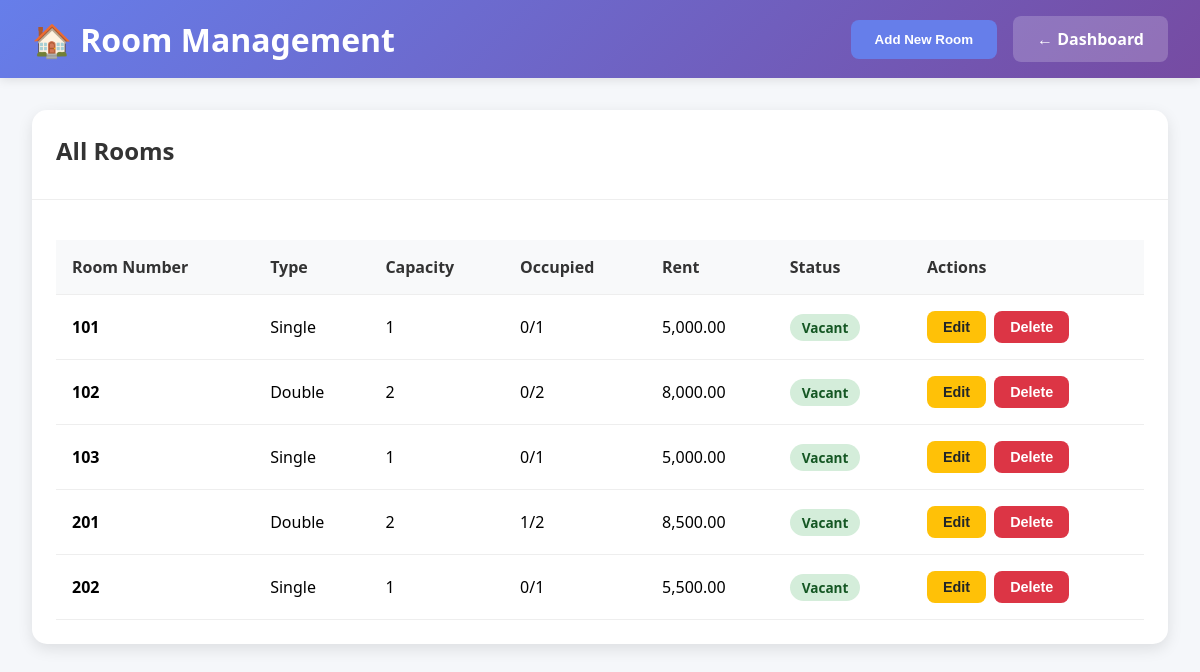
Screenshot of /rooms.php (signed in) with the database file from the repository.
### tables this page shows
CREATE TABLE `rooms` (
  `id` int(11) NOT NULL,
  `room_number` varchar(20) NOT NULL,
  `room_type` enum('single','double') NOT NULL,
  `capacity` int(11) NOT NULL,
  `rent` decimal(10,2) NOT NULL,
  `status` enum('vacant','occupied') DEFAULT 'vacant',
  `created_at` timestamp NOT NULL DEFAULT current_timestamp()
);

### rooms.php (the view, shortened to what this page needs)
<?php
include 'config/db.php';
$rooms_query = "
    SELECT r.*,
           COALESCE(s.occupied_count, 0) as occupied_count,
           CASE
               WHEN COALESCE(s.occupied_count, 0) >= r.capacity THEN 'occupied'
               ELSE 'vacant'
           END as actual_status
    FROM rooms r
    LEFT JOIN (
        SELECT room_id, COUNT(*) as occupied_count
        FROM students
        WHERE room_id IS NOT NULL
        GROUP BY room_id
    ) s ON r.id = s.room_id
    ORDER BY r.room_number
";
$rooms = $conn->query($rooms_query);
?>
<!DOCTYPE html>
<html lang="en">
<head>
</head>
<body>
    <div class="header">
        <h1>🏠 Room Management</h1>
        <div class="header-actions">
            <button onclick="showAddModal()" class="btn btn-primary">Add New Room</button>
            <a href="admin_dashboard.php" class="btn btn-secondary">← Dashboard</a>
        </div>
    </div>
    <div class="container">
        <div class="card">
            <div class="card-header">
                <h2 class="card-title">All Rooms</h2>
            </div>
            <div class="card-body">
                <div class="table-container">
                    <table>
                        <thead>
                            <tr>
                                <th>Room Number</th>
                                <th>Type</th>
                                <th>Capacity</th>
                                <th>Occupied</th>
                                <th>Rent</th>
                                <th>Status</th>
                                <th>Actions</th>
                            </tr>
                        </thead>
                        <tbody>
                            <?php while ($room = $rooms->fetch_assoc()): ?>
                            <tr>
                                <td><strong><?php echo htmlspecialchars($room['room_number']); ?></strong></td>
                                <td><?php echo ucfirst($room['room_type']); ?></td>
                                <td><?php echo $room['capacity']; ?></td>
                                <td><?php echo $room['occupied_count']; ?>/<?php echo $room['capacity']; ?></td>
                                <td><?php echo number_format($room['rent'], 2); ?></td>
                                <td>
                                    <span class="status-badge status-<?php echo $room['actual_status']; ?>">
                                        <?php echo ucfirst($room['actual_status']); ?>
                                    </span>
                                </td>
                                <td>
                                    <div class="action-buttons">
                                        <button onclick="editRoom(<?php echo htmlspecialchars(json_encode($room)); ?>)" class="btn btn-edit btn-sm">Edit</button>
                                        <button onclick="deleteRoom(<?php echo $room['id']; ?>, '<?php echo htmlspecialchars($room['room_number']); ?>')" class="btn btn-delete btn-sm">Delete</button>
                                    </div>
                                </td>
                            </tr>
                            <?php endwhile; ?>
                        </tbody>
                    </table>
                </div>
            </div>
        </div>
    </div>
</body>
</html>

### rooms.php (style rules this page uses)
* { margin: 0; padding: 0; box-sizing: border-box; }
body { font-family: 'Segoe UI', Tahoma, Geneva, Verdana, sans-serif; background: #f5f7fa; min-height: 100vh; }
.header { background: linear-gradient(135deg, #667eea 0%, #764ba2 100%); color: white; padding: 1rem 2rem; display: flex; justify-content: space-between; align-items: center; box-shadow: 0 2px 10px rgba(0,0,0,0.1); }
.header h1 { display: flex; align-items: center; gap: 0.5rem; }
.header-actions { display: flex; gap: 1rem; align-items: center; }
.btn { padding: 0.75rem 1.5rem; border: none; border-radius: 8px; cursor: pointer; text-decoration: none; font-weight: 600; transition: all 0.3s ease; }
.btn-primary { background: #667eea; color: white; }
.btn-secondary { background: rgba(255,255,255,0.2); color: white; }
.container { max-width: 1200px; margin: 2rem auto; padding: 0 2rem; }
.card { background: white; border-radius: 15px; box-shadow: 0 5px 15px rgba(0,0,0,0.1); margin-bottom: 2rem; }
.card-header { padding: 1.5rem; border-bottom: 1px solid #eee; }
.card-title { color: #333; font-size: 1.5rem; margin-bottom: 0.5rem; }
.card-body { padding: 1.5rem; }
.table-container { overflow-x: auto; }
table { width: 100%; border-collapse: collapse; margin-top: 1rem; }
th, td { padding: 1rem; text-align: left; border-bottom: 1px solid #eee; }
th { background: #f8f9fa; font-weight: 600; color: #333; }
.status-badge { padding: 0.25rem 0.75rem; border-radius: 15px; font-size: 0.85rem; font-weight: 600; }
.status-vacant { background: #d4edda; color: #155724; }
.action-buttons { display: flex; gap: 0.5rem; }
.btn-sm { padding: 0.5rem 1rem; font-size: 0.9rem; }
.btn-edit { background: #ffc107; color: #212529; }
.btn-delete { background: #dc3545; color: white; }

### rows the page displays
rooms: room_number "101", room_type "Single", capacity "1", occupied_count "0", rent "5,000.00", actual_status "Vacant"
rooms: room_number "102", room_type "Double", capacity "2", occupied_count "0", rent "8,000.00", actual_status "Vacant"
rooms: room_number "103", room_type "Single", capacity "1", occupied_count "0", rent "5,000.00", actual_status "Vacant"
rooms: room_number "201", room_type "Double", capacity "2", occupied_count "1", rent "8,500.00", actual_status "Vacant"
rooms: room_number "202", room_type "Single", capacity "1", occupied_count "0", rent "5,500.00", actual_status "Vacant"
